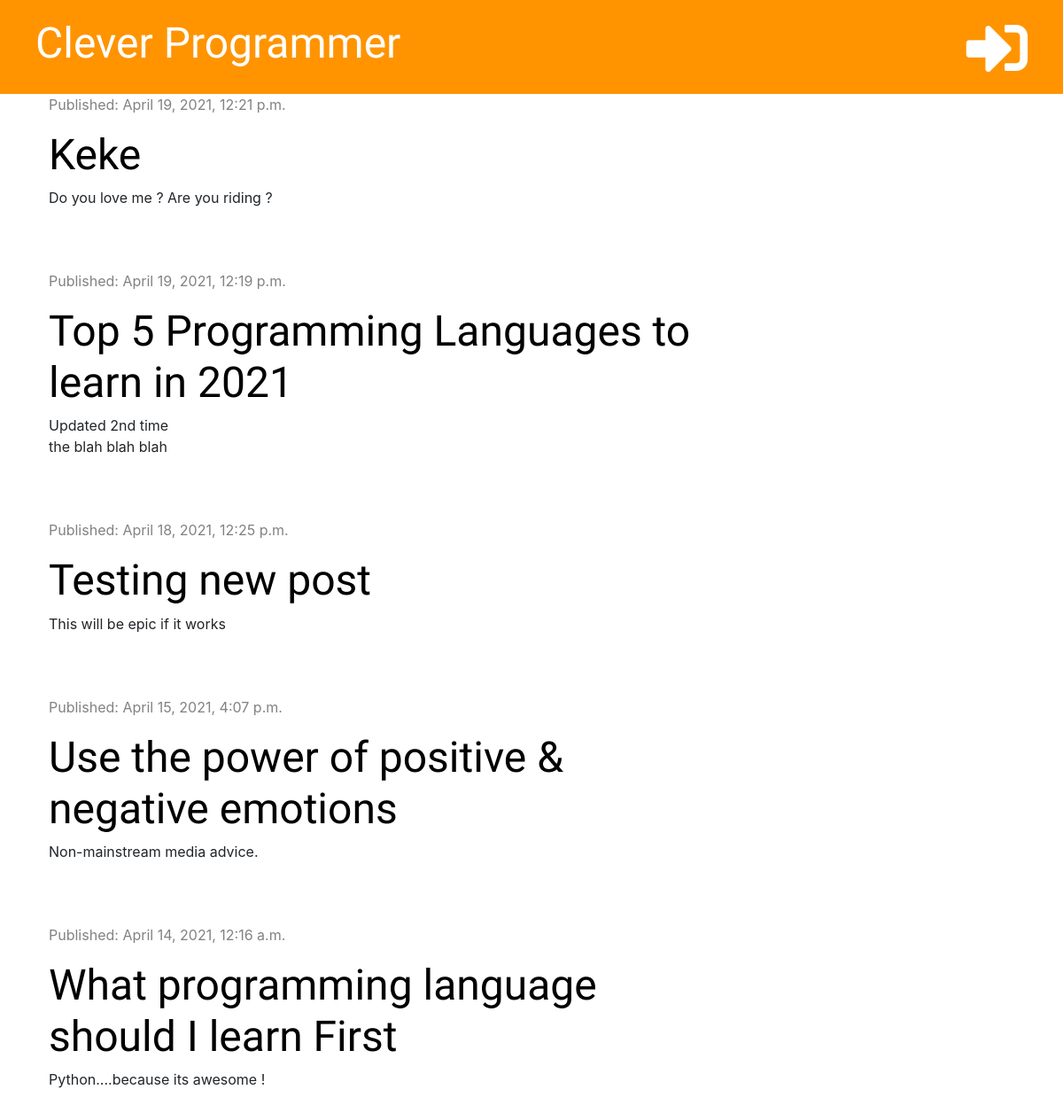
The app's page /, older data.
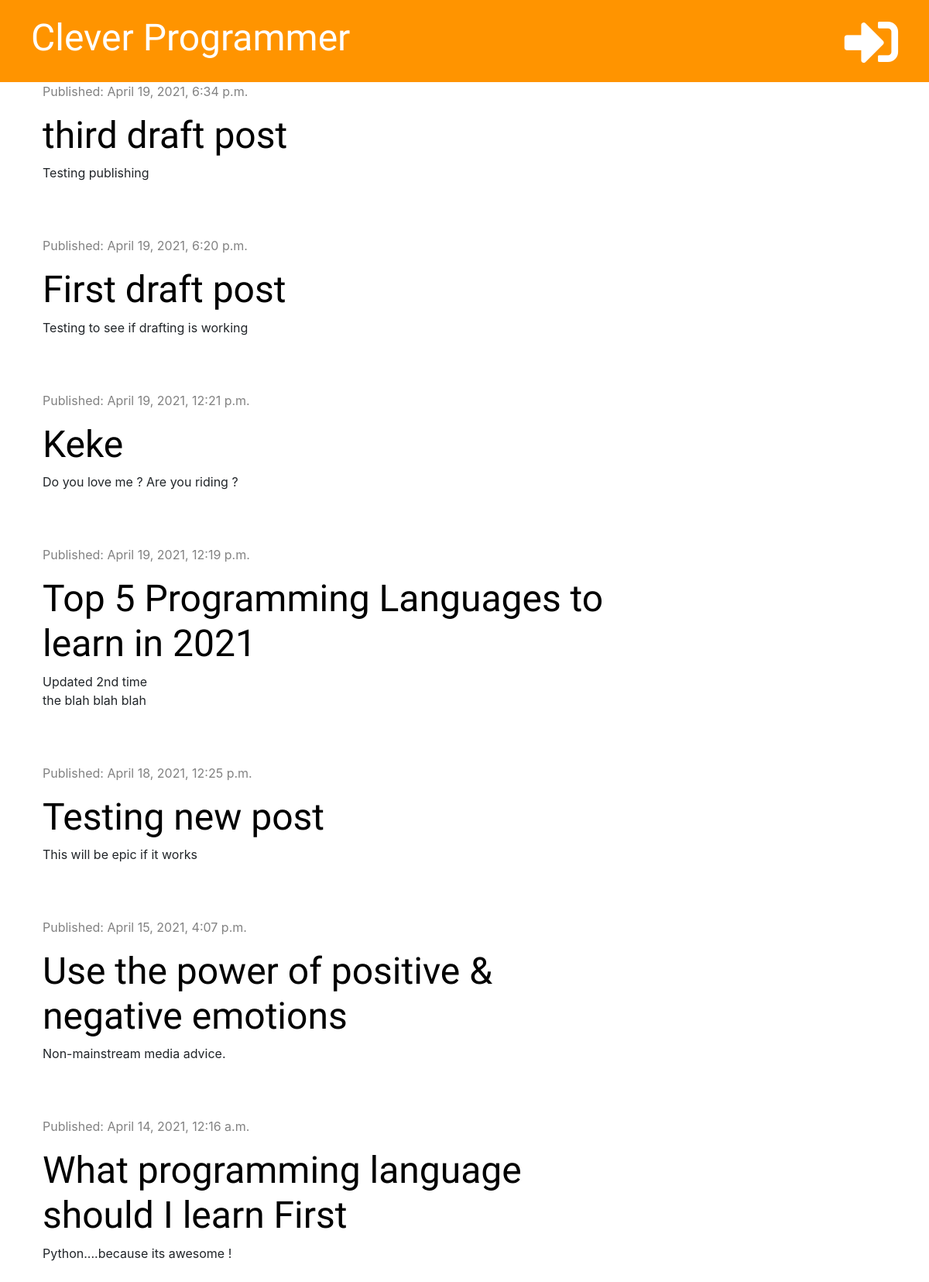
The same page, newer data.
### blog/models.py (models this page shows, shortened)
class Post(models.Model):
    author = models.ForeignKey('auth.User',on_delete=models.CASCADE)
    title = models.CharField(max_length=200)
    text = models.TextField()
    created_date = models.DateTimeField(default=timezone.now)
    published_date = models.DateTimeField(blank=True,null=True)

### blog/views.py (the view)
# urls.py: path('',views.post_list,name='post_list'),
def post_list(request):
    posts = Post.objects.filter(published_date__lte=timezone.now()).order_by('-published_date')
    stuff_for_frontend = {'posts' : posts}
    return render(request,'blog/post_list.html' ,stuff_for_frontend)

### blog/templates/blog/post_list.html (shortened to what this page needs)
{% extends 'blog/base.html' %}
{% block content %}
    {% for post in posts %}
        <div class="post">
            <div class="date">
                <p>Published: {{ post.published_date }}</p>
            </div>
            <h1><a href="{% url 'post_detail' pk=post.pk %}">{{ post.title }}</a></h1>
            <p>{{ post.text|truncatechars:50|linebreaksbr }}</p>
        </div>
    {% endfor %}
{% endblock %}

Row changes from the older to the newer data that the page shows:
added Post: published_date "April 19, 2021, 6:34 p.m.", title "third draft post", text "Testing publishing"
added Post: published_date "April 19, 2021, 6:20 p.m.", title "First draft post", text "Testing to see if drafting is working"
